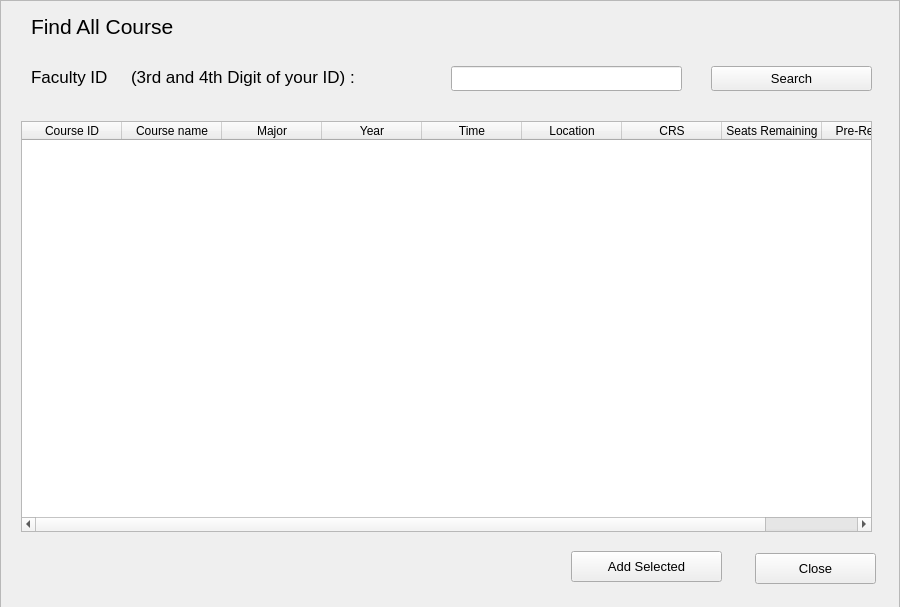
<?xml version="1.0" encoding="UTF-8"?>
<ui version="4.0">
 <class>Form</class>
 <widget class="QWidget" name="Form">
  <property name="geometry">
   <rect>
    <x>0</x>
    <y>0</y>
    <width>900</width>
    <height>607</height>
   </rect>
  </property>
  <property name="windowTitle">
   <string>Form</string>
  </property>
  <widget class="QScrollArea" name="addressEdit">
   <property name="geometry">
    <rect>
     <x>0</x>
     <y>0</y>
     <width>900</width>
     <height>611</height>
    </rect>
   </property>
   <property name="font">
    <font>
     <pointsize>13</pointsize>
    </font>
   </property>
   <property name="verticalScrollBarPolicy">
    <enum>Qt::ScrollBarAlwaysOff</enum>
   </property>
   <property name="horizontalScrollBarPolicy">
    <enum>Qt::ScrollBarAlwaysOff</enum>
   </property>
   <property name="widgetResizable">
    <bool>true</bool>
   </property>
   <widget class="QWidget" name="scrollAreaWidgetContents">
    <property name="geometry">
     <rect>
      <x>0</x>
      <y>0</y>
      <width>898</width>
      <height>609</height>
     </rect>
    </property>
    <widget class="QLabel" name="barLabel">
     <property name="geometry">
      <rect>
       <x>0</x>
       <y>-10</y>
       <width>5</width>
       <height>13</height>
      </rect>
     </property>
     <property name="text">
      <string/>
     </property>
    </widget>
    <widget class="QLabel" name="label">
     <property name="geometry">
      <rect>
       <x>30</x>
       <y>10</y>
       <width>191</width>
       <height>31</height>
      </rect>
     </property>
     <property name="font">
      <font>
       <pointsize>16</pointsize>
      </font>
     </property>
     <property name="text">
      <string>Find All Course</string>
     </property>
    </widget>
    <widget class="QLabel" name="label_4">
     <property name="geometry">
      <rect>
       <x>30</x>
       <y>60</y>
       <width>101</width>
       <height>31</height>
      </rect>
     </property>
     <property name="text">
      <string>Faculty ID </string>
     </property>
    </widget>
    <widget class="QLineEdit" name="facultyID">
     <property name="geometry">
      <rect>
       <x>450</x>
       <y>65</y>
       <width>231</width>
       <height>25</height>
      </rect>
     </property>
     <property name="font">
      <font>
       <pointsize>10</pointsize>
      </font>
     </property>
    </widget>
    <widget class="QPushButton" name="searchButton">
     <property name="geometry">
      <rect>
       <x>710</x>
       <y>65</y>
       <width>161</width>
       <height>25</height>
      </rect>
     </property>
     <property name="font">
      <font>
       <pointsize>10</pointsize>
      </font>
     </property>
     <property name="text">
      <string>Search</string>
     </property>
    </widget>
    <widget class="QPushButton" name="closeButton">
     <property name="geometry">
      <rect>
       <x>754</x>
       <y>552</y>
       <width>121</width>
       <height>31</height>
      </rect>
     </property>
     <property name="font">
      <font>
       <pointsize>10</pointsize>
      </font>
     </property>
     <property name="text">
      <string>Close</string>
     </property>
    </widget>
    <widget class="QTableWidget" name="tableWidget">
     <property name="geometry">
      <rect>
       <x>20</x>
       <y>120</y>
       <width>851</width>
       <height>411</height>
      </rect>
     </property>
     <column>
      <property name="text">
       <string>Course ID</string>
      </property>
      <property name="textAlignment">
       <set>AlignHCenter|AlignVCenter|AlignCenter</set>
      </property>
     </column>
     <column>
      <property name="text">
       <string>Course name</string>
      </property>
      <property name="textAlignment">
       <set>AlignHCenter|AlignVCenter|AlignCenter</set>
      </property>
     </column>
     <column>
      <property name="text">
       <string>Major</string>
      </property>
      <property name="textAlignment">
       <set>AlignHCenter|AlignVCenter|AlignCenter</set>
      </property>
     </column>
     <column>
      <property name="text">
       <string>Year</string>
      </property>
      <property name="textAlignment">
       <set>AlignHCenter|AlignVCenter|AlignCenter</set>
      </property>
     </column>
     <column>
      <property name="text">
       <string>Time</string>
      </property>
      <property name="textAlignment">
       <set>AlignHCenter|AlignVCenter|AlignCenter</set>
      </property>
     </column>
     <column>
      <property name="text">
       <string>Location</string>
      </property>
      <property name="textAlignment">
       <set>AlignHCenter|AlignVCenter|AlignCenter</set>
      </property>
     </column>
     <column>
      <property name="text">
       <string>CRS</string>
      </property>
      <property name="textAlignment">
       <set>AlignHCenter|AlignVCenter|AlignCenter</set>
      </property>
     </column>
     <column>
      <property name="text">
       <string>Seats Remaining</string>
      </property>
      <property name="textAlignment">
       <set>AlignHCenter|AlignVCenter|AlignCenter</set>
      </property>
     </column>
     <column>
      <property name="text">
       <string>Pre-Requisite</string>
      </property>
      <property name="textAlignment">
       <set>AlignHCenter|AlignVCenter|AlignCenter</set>
      </property>
     </column>
    </widget>
    <widget class="QPushButton" name="add_selected">
     <property name="geometry">
      <rect>
       <x>570</x>
       <y>550</y>
       <width>151</width>
       <height>31</height>
      </rect>
     </property>
     <property name="font">
      <font>
       <pointsize>10</pointsize>
      </font>
     </property>
     <property name="text">
      <string>Add Selected</string>
     </property>
    </widget>
    <widget class="QLabel" name="label_5">
     <property name="geometry">
      <rect>
       <x>130</x>
       <y>60</y>
       <width>311</width>
       <height>31</height>
      </rect>
     </property>
     <property name="text">
      <string>(3rd and 4th Digit of your ID) :</string>
     </property>
    </widget>
   </widget>
  </widget>
 </widget>
 <resources/>
 <connections/>
</ui>
